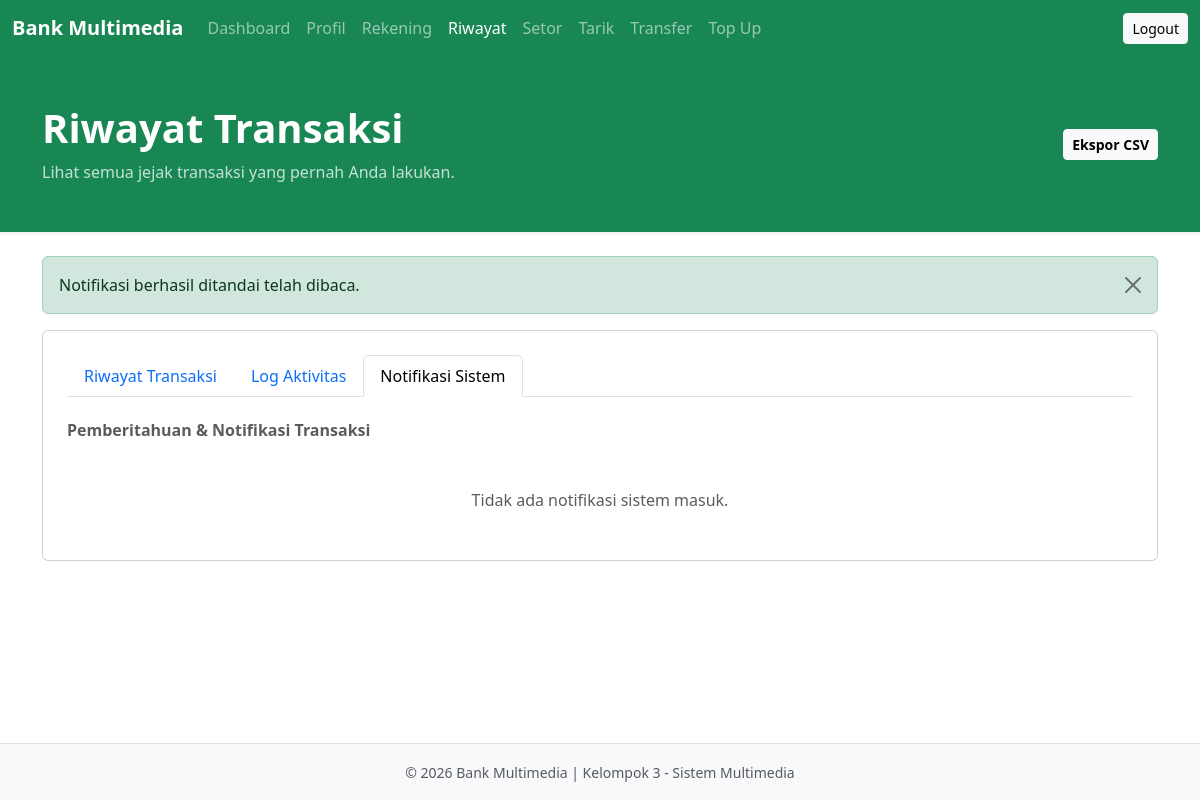
Page /nasabah/riwayat/index.php?tab=notifikasi&pesan=read_success (signed in) on the earlier database version.
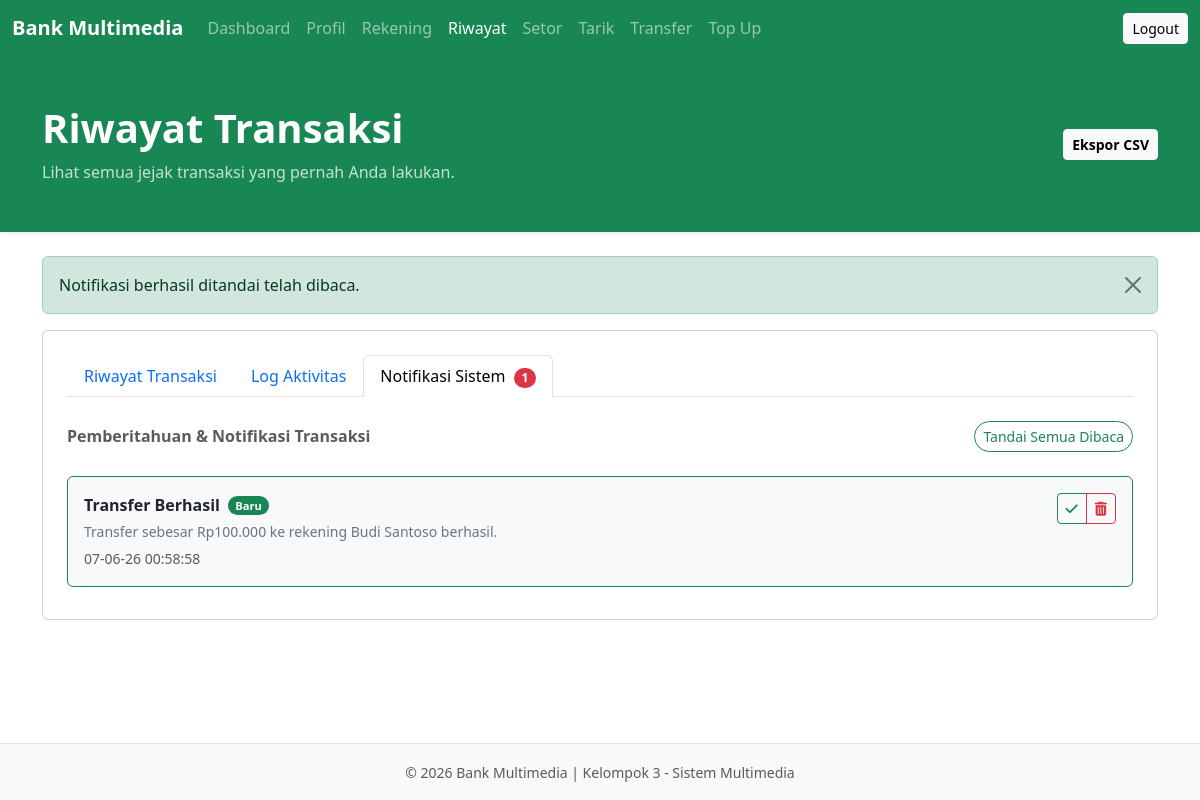
Same page on the later database version.
### tables this page shows
CREATE TABLE notifikasi (
    id BIGINT AUTO_INCREMENT PRIMARY KEY,
    user_id INT NOT NULL,
    judul VARCHAR(150) NOT NULL,
    pesan TEXT NOT NULL,
    status_baca ENUM('Belum Dibaca','Dibaca') DEFAULT 'Belum Dibaca',
    created_at TIMESTAMP DEFAULT CURRENT_TIMESTAMP,

    FOREIGN KEY (user_id)
    REFERENCES users(id)
    ON DELETE CASCADE
);

### nasabah/riwayat/index.php (the view, shortened to what this page needs)
<?php
$user_id = (int) $_SESSION['user_id'];
$active_tab = isset($_GET['tab']) ? $_GET['tab'] : 'transaksi';
$query_unread = "SELECT COUNT(*) as count FROM notifikasi WHERE user_id = ? AND status_baca = 'Belum Dibaca'";
$stmt_unread = mysqli_prepare($conn, $query_unread);
mysqli_stmt_bind_param($stmt_unread, "i", $user_id);
mysqli_stmt_execute($stmt_unread);
$result_unread = mysqli_stmt_get_result($stmt_unread);
$unread_count = mysqli_fetch_assoc($result_unread)['count'];
$query_notif = "SELECT * FROM notifikasi WHERE user_id = ? ORDER BY created_at DESC";
$stmt_not = mysqli_prepare($conn, $query_notif);
mysqli_stmt_bind_param($stmt_not, "i", $user_id);
mysqli_stmt_execute($stmt_not);
$notifikasi_data = mysqli_stmt_get_result($stmt_not);
?>
<!DOCTYPE html>
<html lang="id">
<head>
    <link href="https://cdn.jsdelivr.net/npm/bootstrap@5.3.8/dist/css/bootstrap.min.css" rel="stylesheet">
    <link rel="stylesheet" href="https://cdnjs.cloudflare.com/ajax/libs/font-awesome/6.4.0/css/all.min.css">
</head>
<body class="d-flex flex-column min-vh-100">
    <nav class="navbar navbar-expand-lg navbar-dark bg-success">
        <div class="container-fluid">
            <a class="navbar-brand fw-bold" href="#">
                Bank Multimedia
            </a>
            <div class="collapse navbar-collapse" id="navbarNasabah">
                <ul class="navbar-nav me-auto">
                    <li class="nav-item">
                        <a class="nav-link" href="../dashboard/index.php">Dashboard</a>
                    </li>
                    <li class="nav-item">
                        <a class="nav-link" href="../profil/index.php">Profil</a>
                    </li>
                    <li class="nav-item">
                        <a class="nav-link" href="../rekening/index.php">Rekening</a>
                    </li>
                    <li class="nav-item">
                        <a class="nav-link active" href="../riwayat/index.php">Riwayat</a>
                    </li>
                    <li class="nav-item">
                        <a class="nav-link" href="../setor/index.php">Setor</a>
                    </li>
                    <li class="nav-item">
                        <a class="nav-link" href="../tarik/index.php">Tarik</a>
                    </li>
                    <li class="nav-item">
                        <a class="nav-link" href="../transfer/index.php">Transfer</a>
                    </li>
                    <li class="nav-item">
                        <a class="nav-link" href="../topup/index.php">Top Up</a>
                    </li>
                </ul>
                <a href="../../logout.php" class="btn btn-light btn-sm">
                    Logout
                </a>
            </div>
        </div>
    </nav>
    <header class="hero py-5 shadow-sm">
        <div class="container">
            <div class="row align-items-center">
                <div class="col-md-8">
                    <h1 class="display-6 fw-bold">Riwayat Transaksi</h1>
                    <p class="mb-0 opacity-75">Lihat semua jejak transaksi yang pernah Anda lakukan.</p>
                </div>
                <div class="col-md-4 text-md-end mt-3 mt-md-0">
                    <div class="btn-group">
                        <a href="ekspor.php?type=<?= ($active_tab === 'audit' || $active_tab === 'notifikasi') ? $active_tab : 'transaksi' ?>" id="btn-export" class="btn btn-light btn-sm fw-semibold">
                            Ekspor CSV
                        </a>
                    </div>
                </div>
            </div>
        </div>
    </header>
    <main class="flex-grow-1">
        <div class="container py-4">
            <?php if (isset($_GET['pesan'])): ?>
                <?php if ($_GET['pesan'] === 'read_success'): ?>
                    <div class="alert alert-success alert-dismissible fade show" role="alert">
                        Notifikasi berhasil ditandai telah dibaca.
                        <button type="button" class="btn-close" data-bs-dismiss="alert" aria-label="Close"></button>
                    </div>
                <?php endif; ?>
            <?php endif; ?>
            <div class="card p-4">
                <ul class="nav nav-tabs mb-4" id="riwayatTab" role="tablist">
                    <li class="nav-item" role="presentation">
                        <button class="nav-link <?= $active_tab === 'transaksi' ? 'active' : '' ?>" id="transaksi-tab" data-bs-toggle="tab" data-bs-target="#transaksi-tab-pane" type="button" role="tab" aria-controls="transaksi-tab-pane" aria-selected="<?= $active_tab === 'transaksi' ? 'true' : 'false' ?>">
                            Riwayat Transaksi
                        </button>
                    </li>
                    <li class="nav-item" role="presentation">
                        <button class="nav-link <?= $active_tab === 'audit' ? 'active' : '' ?>" id="audit-tab" data-bs-toggle="tab" data-bs-target="#audit-tab-pane" type="button" role="tab" aria-controls="audit-tab-pane" aria-selected="<?= $active_tab === 'audit' ? 'true' : 'false' ?>">
                            Log Aktivitas
                        </button>
                    </li>
                    <li class="nav-item" role="presentation">
                        <button class="nav-link <?= $active_tab === 'notifikasi' ? 'active' : '' ?>" id="notifikasi-tab" data-bs-toggle="tab" data-bs-target="#notifikasi-tab-pane" type="button" role="tab" aria-controls="notifikasi-tab-pane" aria-selected="<?= $active_tab === 'notifikasi' ? 'true' : 'false' ?>">
                            Notifikasi Sistem
                            <?php if ($unread_count > 0): ?>
                                <span class="badge rounded-pill bg-danger ms-1"><?= $unread_count ?></span>
                            <?php endif; ?>
                        </button>
                    </li>
                </ul>
                <div class="tab-content" id="riwayatTabContent">
                    <div class="tab-pane fade <?= $active_tab === 'notifikasi' ? 'show active' : '' ?>" id="notifikasi-tab-pane" role="tabpanel" aria-labelledby="notifikasi-tab" tabindex="0">
                        <div class="d-flex justify-content-between align-items-center mb-4">
                            <h6 class="mb-0 text-muted fw-semibold">Pemberitahuan & Notifikasi Transaksi</h6>
                            <?php if ($unread_count > 0): ?>
                                <a href="index.php?action=read_all" class="btn btn-outline-success btn-sm rounded-pill">
                                    Tandai Semua Dibaca
                                </a>
                            <?php endif; ?>
                        </div>
                        <div class="list-group list-group-flush">
                            <?php if (mysqli_num_rows($notifikasi_data) > 0): ?>
                                <?php while ($row = mysqli_fetch_assoc($notifikasi_data)): ?>
                                    <div class="list-group-item list-group-item-action py-3 px-3 mb-2 rounded border <?= $row['status_baca'] === 'Belum Dibaca' ? 'bg-light border-success' : 'bg-light' ?>">
                                        <div class="d-flex justify-content-between align-items-start">
                                            <div class="me-3">
                                                <div class="d-flex align-items-center mb-1">
                                                    <span class="fw-bold text-dark me-2"><?= htmlspecialchars($row['judul']); ?></span>
                                                    <?php if ($row['status_baca'] === 'Belum Dibaca'): ?>
                                                        <span class="badge bg-success rounded-pill" style="font-size: 0.7rem;">Baru</span>
                                                    <?php endif; ?>
                                                </div>
                                                <p class="mb-1 text-secondary small"><?= htmlspecialchars($row['pesan']); ?></p>
                                                <small class="text-muted"><?= date('d-m-y H:i:s', strtotime($row['created_at'])); ?></small>
                                            </div>
                                            <div class="btn-group">
                                                <?php if ($row['status_baca'] === 'Belum Dibaca'): ?>
                                                    <a href="index.php?action=read&id=<?= $row['id']; ?>" class="btn btn-outline-success btn-sm py-1 px-2" title="Tandai telah dibaca">
                                                        <i class="fas fa-check"></i>
                                                    </a>
                                                <?php endif; ?>
                                                <a href="index.php?action=delete&id=<?= $row['id']; ?>" class="btn btn-outline-danger btn-sm py-1 px-2" title="Hapus" onclick="return confirm('Apakah Anda yakin ingin menghapus notifikasi ini?')">
                                                    <i class="fas fa-trash-alt"></i>
                                                </a>
                                            </div>
                                        </div>
                                    </div>
                                <?php endwhile; ?>
                            <?php else: ?>
                                <div class="text-center py-4 text-muted">
                                    Tidak ada notifikasi sistem masuk.
                                </div>
                            <?php endif; ?>
                        </div>
                    </div>
                </div>
            </div>
        </div>
    </main>
    <footer class="bg-light border-top py-3">
        <div class="container-fluid text-center">
            <small class="text-muted">
                © <?= date('Y'); ?> Bank Multimedia | Kelompok 3 - Sistem Multimedia
            </small>
        </div>
    </footer>
</body>
</html>

### nasabah/riwayat/index.php (style rules this page uses)
.hero { background: #198754; color: white; }

Differences in the rows shown:
added notifikasi: judul "Transfer Berhasil", status_baca "Baru", pesan "Transfer sebesar Rp100.000 ke rekening Budi Santoso berhasil.", created_at "07-06-26 00:58:58"
Other differences:
$unread_count: (not shown) → "1"
text no longer shown: "Tidak ada notifikasi sistem masuk."
text now shown: "Tandai Semua Dibaca"
